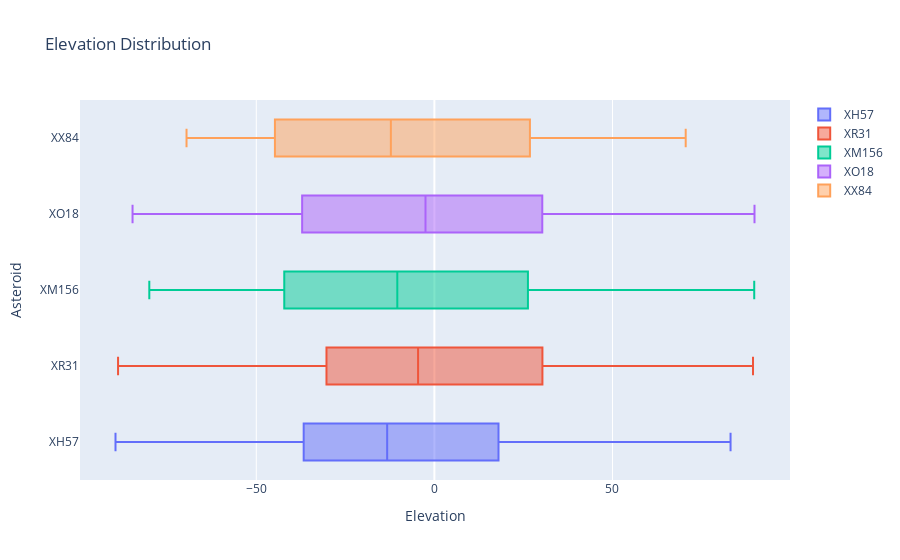

Notebook code cell kept with this figure:
### Code cell
fig4 = go.Figure()
# Use x instead of y argument for horizontal plot
fig4.add_trace(go.Box(x=xh57_df['elev'], name = 'XH57'))
fig4.add_trace(go.Box(x=xr31_df['elev'], name = 'XR31'))
fig4.add_trace(go.Box(x=xm165_df['elev'], name = 'XM156'))
fig4.add_trace(go.Box(x=xo18_df['elev'], name = 'XO18'))
fig4.add_trace(go.Box(x=xx88_df['elev'], name = 'XX84'))

fig4.update_layout(
    title=dict(
        text="Elevation Distribution"
    ),
    xaxis=dict(
        title=dict(
            text="Elevation"
        )
    ),
    yaxis=dict(
        title=dict(
            text="Asteroid"
        )
    ))
fig4.show()

### Figure 1 — Plotly figure (JSON) as saved in the notebook; plotly's stock layout.template omitted (floating-point values rounded to 4 significant figures; data arrays with more than 128 entries replaced by an {"elided": "..."} marker saying what was removed)
{"data": [{"name": "XH57", "x": {"elided": "4249 float values"}, "type": "box"}, {"name": "XR31", "x": {"elided": "4246 float values"}, "type": "box"}, {"name": "XM156", "x": {"elided": "4253 float values"}, "type": "box"}, {"name": "XO18", "x": {"elided": "4994 float values"}, "type": "box"}, {"name": "XX84", "x": {"elided": "4235 float values"}, "type": "box"}], "layout": {"title": {"text": "Elevation Distribution"}, "xaxis": {"title": {"text": "Elevation"}}, "yaxis": {"title": {"text": "Asteroid"}}}}
